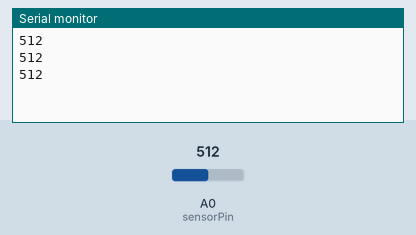
Bench run of a sketch on a simulated Arduino Uno, built with avr-gcc and run on an emulated ATmega328P. Parts: the last lines printed to the serial monitor. Inputs (shaded band) come from the test bench; at power-on: A0 (sensorPin) = 512.

Above: at 1.3 s.
1.4 s: A0 (sensorPin) set to 716
At 1.9 s:
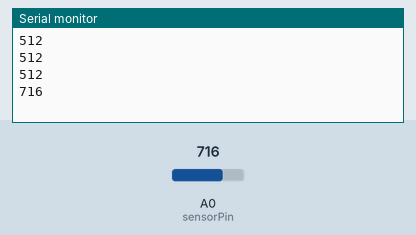
2.9 s: A0 (sensorPin) set to 900
At 3.4 s:
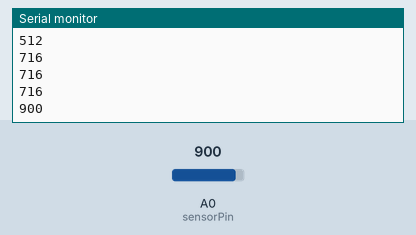
Timing chart, 0 to 5.9 s (numbered marks = the images above; inputs shaded):
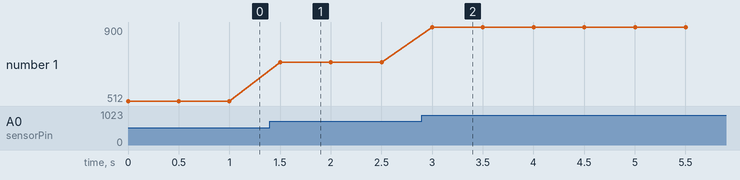

Measured:
- after the input at 1.4 s, the serial monitor: prints a new line after 0.10 s (image 1)
- after the input at 2.9 s, the serial monitor: prints a new line after 0.10 s (image 2)
- plotted number 1: 512 → 716 after the input at 1.4 s, 716 → 900 after the input at 2.9 s

The sketch:

ldr.ino
```cpp
int sensorPin = A0; // select the input pin for LDR

int sensorValue = 0; // variable to store the value coming from the sensor
void setup() {
Serial.begin(9600); //sets serial port for communication
}
void loop() {
sensorValue = analogRead(sensorPin); // read the value from the sensor
Serial.println(String(sensorValue)); //prints the values coming from the sensor on the screen

delay(500);

}
```
